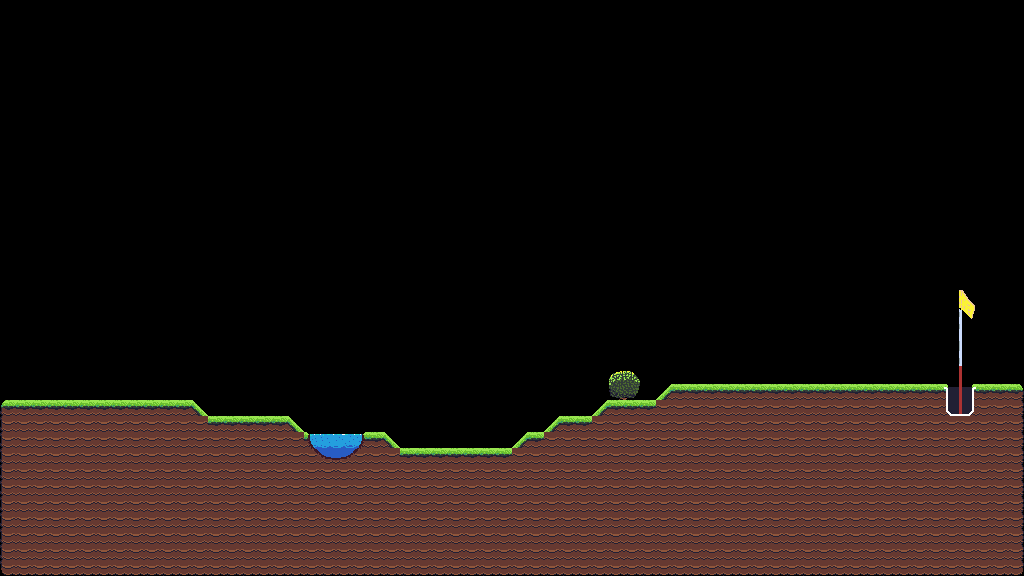

The image is a tile-based game level rendered from a .tmx file. Its description and source (layers, tilesets, objects; grid data summarised) follow:
An orthogonal 64x36 tile map with 16x16 px tiles, 1 tile layer (Level), 2 tilesets and 208 objects (132x collide, 2x finish, bushes).

<map version="1.10" tiledversion="1.11.1" orientation="orthogonal" renderorder="right-down" width="64" height="36" tilewidth="16" tileheight="16" infinite="0" nextlayerid="9" nextobjectid="9282">
 <tileset firstgid="1" name="prototype" tilewidth="16" tileheight="16" tilecount="128" columns="16">
  <image source="images/prototype.png" width="256" height="128" />
  <tile id="0" type="ground" />
  <tile id="1" type="ground" />
  <tile id="2" type="ground" />
  <tile id="3" type="ground" />
  <tile id="4" type="ground" />
 </tileset>
 <tileset firstgid="129" name="all2" tilewidth="16" tileheight="16" tilecount="210" columns="14">
  <image source="images/all2.png" width="224" height="244" />
 </tileset>
 <layer id="1" name="Level" width="64" height="36">
  <data>[2304 cells, 698 non-empty, 40 distinct tile ids]</data>
 </layer>
 <objectgroup id="8" name="Pool_Object">
  <object id="9277" x="310.875" y="444.25">
   <polygon points="0,0 13.5,13.5 35.625,14 49.375,0.75 34.625,18.375 9.125,17.75" />
  </object>
  <object id="9279" x="310.875" y="444.25">
   <polygon points="0,0 13.5,13.5 35.625,14 49.375,0.75 34.625,18.375 9.125,17.75" />
  </object>
  <object id="9279" x="310.875" y="444.25">
   <polygon points="0,0 13.5,13.5 35.625,14 49.375,0.75 34.625,18.375 9.125,17.75" />
  </object>
 </objectgroup>
 <objectgroup id="7" name="Bushes_Leaf_Object">
  <object id="9262" name="bushes" x="608" y="368" width="32" height="32" />
 </objectgroup>
 <objectgroup id="6" name="Bushes_Object">
  <object id="9261" x="611" y="371.5" width="26.5" height="28.5" />
 </objectgroup>
 <objectgroup id="2" name="Ground_Object">
  <object id="9061" type="collide" x="1008" y="384" width="16" height="16" />
  <object id="9062" type="collide" x="0" y="400" width="16" height="16" />
  <object id="9063" type="collide" x="736" y="384" width="16" height="16" />
  <object id="9064" type="collide" x="752" y="384" width="16" height="16" />
  <object id="9065" type="collide" x="768" y="384" width="16" height="16" />
  <object id="9066" type="collide" x="784" y="384" width="16" height="16" />
  <object id="9067" type="collide" x="800" y="384" width="16" height="16" />
  <object id="9068" type="collide" x="816" y="384" width="16" height="16" />
  <object id="9069" type="collide" x="832" y="384" width="16" height="16" />
  <object id="9070" type="collide" x="848" y="384" width="16" height="16" />
  <object id="9071" type="collide" x="864" y="384" width="16" height="16" />
  <object id="9072" type="collide" x="880" y="384" width="16" height="16" />
  <object id="9073" type="collide" x="896" y="384" width="16" height="16" />
  <object id="9074" type="collide" x="912" y="384" width="16" height="16" />
  <object id="9075" type="collide" x="928" y="384" width="16" height="16" />
  <object id="9076" type="collide" x="976" y="384" width="16" height="16" />
  <object id="9077" type="collide" x="992" y="384" width="16" height="16" />
  <object id="9078" type="collide" x="16" y="400" width="16" height="16" />
  <object id="9079" type="collide" x="32" y="400" width="16" height="16" />
  <object id="9080" type="collide" x="48" y="400" width="16" height="16" />
  <object id="9081" type="collide" x="64" y="400" width="16" height="16" />
  <object id="9082" type="collide" x="80" y="400" width="16" height="16" />
  <object id="9083" type="collide" x="96" y="400" width="16" height="16" />
  <object id="9084" type="collide" x="112" y="400" width="16" height="16" />
  <object id="9085" type="collide" x="128" y="400" width="16" height="16" />
  <object id="9086" type="collide" x="144" y="400" width="16" height="16" />
  <object id="9087" type="collide" x="160" y="400" width="16" height="16" />
  <object id="9088" type="collide" x="176" y="400" width="16" height="16" />
  <object id="9089" type="collide" x="640" y="400" width="16" height="16" />
  <object id="9090" type="collide" x="208" y="416" width="16" height="16" />
  <object id="9091" type="collide" x="224" y="416" width="16" height="16" />
  <object id="9092" type="collide" x="240" y="416" width="16" height="16" />
  <object id="9093" type="collide" x="256" y="416" width="16" height="16" />
  <object id="9094" type="collide" x="272" y="416" width="16" height="16" />
  <object id="9095" type="collide" x="560" y="416" width="16" height="16" />
  <object id="9096" type="collide" x="576" y="416" width="16" height="16" />
  <object id="9102" type="collide" x="528" y="432" width="16" height="16" />
  <object id="9103" type="collide" x="400" y="448" width="16" height="16" />
  <object id="9104" type="collide" x="416" y="448" width="16" height="16" />
  <object id="9105" type="collide" x="432" y="448" width="16" height="16" />
  <object id="9106" type="collide" x="448" y="448" width="16" height="16" />
  <object id="9107" type="collide" x="464" y="448" width="16" height="16" />
  <object id="9108" type="collide" x="480" y="448" width="16" height="16" />
  <object id="9109" type="collide" x="496" y="448" width="16" height="16" />
  <object id="9110" type="collide" x="0" y="560" width="16" height="16" />
  <object id="9111" type="collide" x="0" y="416" width="16" height="16" />
  <object id="9112" type="collide" x="0" y="432" width="16" height="16" />
  <object id="9113" type="collide" x="0" y="448" width="16" height="16" />
  <object id="9114" type="collide" x="0" y="464" width="16" height="16" />
  <object id="9115" type="collide" x="0" y="480" width="16" height="16" />
  <object id="9116" type="collide" x="0" y="496" width="16" height="16" />
  <object id="9117" type="collide" x="0" y="512" width="16" height="16" />
  <object id="9118" type="collide" x="0" y="528" width="16" height="16" />
  <object id="9119" type="collide" x="0" y="544" width="16" height="16" />
  <object id="9120" type="collide" x="1008" y="560" width="16" height="16" />
  <object id="9121" type="collide" x="1008" y="400" width="16" height="16" />
  <object id="9122" type="collide" x="1008" y="416" width="16" height="16" />
  <object id="9123" type="collide" x="1008" y="432" width="16" height="16" />
  <object id="9124" type="collide" x="1008" y="448" width="16" height="16" />
  <object id="9125" type="collide" x="1008" y="464" width="16" height="16" />
  <object id="9126" type="collide" x="1008" y="480" width="16" height="16" />
  <object id="9127" type="collide" x="1008" y="496" width="16" height="16" />
  <object id="9128" type="collide" x="1008" y="512" width="16" height="16" />
  <object id="9129" type="collide" x="1008" y="528" width="16" height="16" />
  <object id="9130" type="collide" x="1008" y="544" width="16" height="16" />
  <object id="9131" x="736" y="384" width="16" height="16" />
  <object id="9132" x="752" y="384" width="16" height="16" />
  <object id="9133" x="768" y="384" width="16" height="16" />
  <object id="9134" x="784" y="384" width="16" height="16" />
  <object id="9135" x="800" y="384" width="16" height="16" />
  <object id="9136" x="816" y="384" width="16" height="16" />
  <object id="9137" x="832" y="384" width="16" height="16" />
  <object id="9138" x="848" y="384" width="16" height="16" />
  <object id="9139" x="864" y="384" width="16" height="16" />
  <object id="9140" x="880" y="384" width="16" height="16" />
  <object id="9141" x="896" y="384" width="16" height="16" />
  <object id="9142" x="912" y="384" width="16" height="16" />
  <object id="9143" x="928" y="384" width="16" height="16" />
  <object id="9144" x="976" y="384" width="16" height="16" />
  <object id="9145" x="992" y="384" width="16" height="16" />
  <object id="9146" x="16" y="400" width="16" height="16" />
  <object id="9147" x="32" y="400" width="16" height="16" />
  </objectgroup>
 <objectgroup id="3" name="Hole_Object">
  <!-- 8 objects omitted --></objectgroup>
 <objectgroup id="5" name="Spawn_Object">
  <!-- 1 objects omitted --></objectgroup>
</map>
<!-- 121 of 208 objects omitted -->
